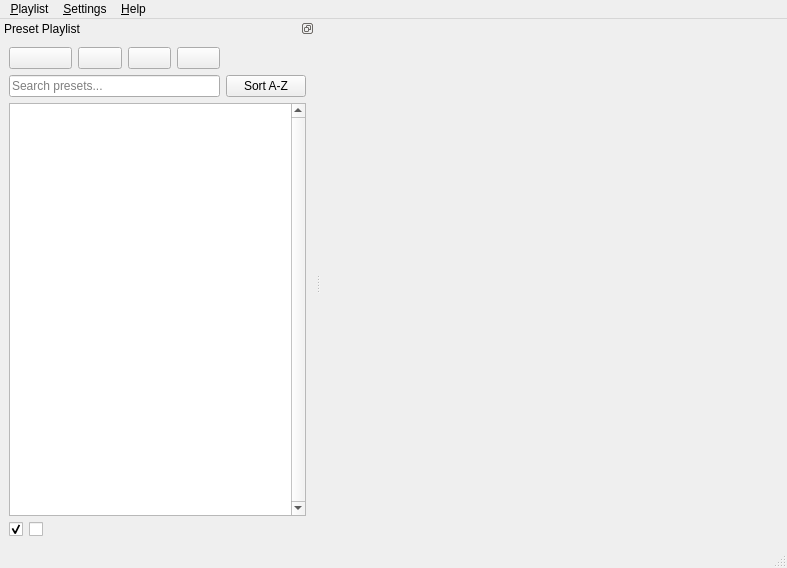
<?xml version="1.0" encoding="UTF-8"?>
<ui version="4.0">
 <class>QProjectM_MainWindow</class>
 <widget class="QMainWindow" name="QProjectM_MainWindow">
  <property name="geometry">
   <rect>
    <x>0</x>
    <y>0</y>
    <width>787</width>
    <height>568</height>
   </rect>
  </property>
  <property name="windowTitle">
   <string>projectM</string>
  </property>
  <property name="windowIcon">
   <iconset resource="application.qrc">
    <normaloff>:/images/icons/prjm16-transparent.svg</normaloff>:/images/icons/prjm16-transparent.svg</iconset>
  </property>
  <property name="whatsThis">
   <string/>
  </property>
  <widget class="QWidget" name="centralwidget">
   <property name="focusPolicy">
    <enum>Qt::ClickFocus</enum>
   </property>
  </widget>
  <widget class="QMenuBar" name="menuBar">
   <property name="geometry">
    <rect>
     <x>0</x>
     <y>0</y>
     <width>787</width>
     <height>26</height>
    </rect>
   </property>
   <widget class="QMenu" name="menuFile">
    <property name="title">
     <string>&amp;Playlist</string>
    </property>
    <addaction name="actionOpen_Play_List"/>
    <addaction name="actionAddPresets"/>
    <addaction name="separator"/>
    <addaction name="actionSave_play_list"/>
    <addaction name="actionSave_play_list_as"/>
    <addaction name="separator"/>
    <addaction name="actionExit"/>
   </widget>
   <widget class="QMenu" name="menuAbout">
    <property name="title">
     <string>&amp;Help</string>
    </property>
    <addaction name="actionAbout_projectM"/>
    <addaction name="actionAbout_Qt"/>
    <addaction name="actionHotkey_Reference"/>
   </widget>
   <widget class="QMenu" name="menuSettings">
    <property name="title">
     <string>&amp;Settings</string>
    </property>
    <addaction name="actionConfigure_projectM"/>
   </widget>
   <addaction name="menuFile"/>
   <addaction name="menuSettings"/>
   <addaction name="menuAbout"/>
  </widget>
  <widget class="QStatusBar" name="statusbar"/>
  <widget class="QDockWidget" name="presetPlayListDockWidget">
   <property name="sizePolicy">
    <sizepolicy hsizetype="Expanding" vsizetype="Expanding">
     <horstretch>0</horstretch>
     <verstretch>1</verstretch>
    </sizepolicy>
   </property>
   <property name="minimumSize">
    <size>
     <width>315</width>
     <height>111</height>
    </size>
   </property>
   <property name="baseSize">
    <size>
     <width>300</width>
     <height>0</height>
    </size>
   </property>
   <property name="whatsThis">
    <string>&lt;html&gt;&lt;head&gt;&lt;meta name=&quot;qrichtext&quot; content=&quot;1&quot; /&gt;&lt;style type=&quot;text/css&quot;&gt;
p, li { white-space: pre-wrap; }
&lt;/style&gt;&lt;/head&gt;&lt;body style=&quot; font-family:'Sans Serif'; font-size:9pt; font-weight:400; font-style:normal;&quot;&gt;
&lt;p style=&quot; margin-top:0px; margin-bottom:0px; margin-left:0px; margin-right:0px; -qt-block-indent:0; text-indent:0px;&quot;&gt;This dock panel provides a convenient interface to manage a list of presets for projectM to render. The behavior is very similar to a music player playlist.&lt;/p&gt;&lt;/body&gt;&lt;/html&gt;</string>
   </property>
   <property name="features">
    <set>QDockWidget::DockWidgetFloatable|QDockWidget::DockWidgetMovable</set>
   </property>
   <property name="windowTitle">
    <string comment="This is the preset playlist dock widget.">Preset Playlist</string>
   </property>
   <attribute name="dockWidgetArea">
    <number>1</number>
   </attribute>
   <widget class="QWidget" name="dockWidgetContents">
    <property name="sizePolicy">
     <sizepolicy hsizetype="Expanding" vsizetype="Expanding">
      <horstretch>1</horstretch>
      <verstretch>1</verstretch>
     </sizepolicy>
    </property>
    <layout class="QGridLayout">
     <item row="0" column="0" colspan="2">
      <widget class="QPushButton" name="presetOpenPushButton">
       <property name="sizePolicy">
        <sizepolicy hsizetype="MinimumExpanding" vsizetype="Fixed">
         <horstretch>0</horstretch>
         <verstretch>0</verstretch>
        </sizepolicy>
       </property>
       <property name="toolTip">
        <string>&lt;html&gt;&lt;head&gt;&lt;meta name=&quot;qrichtext&quot; content=&quot;1&quot; /&gt;&lt;style type=&quot;text/css&quot;&gt;
p, li { white-space: pre-wrap; }
&lt;/style&gt;&lt;/head&gt;&lt;body style=&quot; font-family:'Sans Serif'; font-size:9pt; font-weight:400; font-style:normal;&quot;&gt;
&lt;p style=&quot; margin-top:0px; margin-bottom:0px; margin-left:0px; margin-right:0px; -qt-block-indent:0; text-indent:0px;&quot;&gt;Click here to add presets to the current playlist.&lt;/p&gt;&lt;/body&gt;&lt;/html&gt;</string>
       </property>
       <property name="text">
        <string/>
       </property>
       <property name="icon">
        <iconset resource="application.qrc">
         <normaloff>:/images/icons/hi16-action-projectm_add_playlist.png</normaloff>:/images/icons/hi16-action-projectm_add_playlist.png</iconset>
       </property>
      </widget>
     </item>
     <item row="0" column="3">
      <widget class="QPushButton" name="presetSavePushButton">
       <property name="sizePolicy">
        <sizepolicy hsizetype="Expanding" vsizetype="Fixed">
         <horstretch>0</horstretch>
         <verstretch>0</verstretch>
        </sizepolicy>
       </property>
       <property name="toolTip">
        <string>&lt;html&gt;&lt;head&gt;&lt;meta name=&quot;qrichtext&quot; content=&quot;1&quot; /&gt;&lt;style type=&quot;text/css&quot;&gt;
p, li { white-space: pre-wrap; }
&lt;/style&gt;&lt;/head&gt;&lt;body style=&quot; font-family:'Sans Serif'; font-size:9pt; font-weight:400; font-style:normal;&quot;&gt;
&lt;p style=&quot; margin-top:0px; margin-bottom:0px; margin-left:0px; margin-right:0px; -qt-block-indent:0; text-indent:0px;&quot;&gt;Saves the currently loaded play list&lt;/p&gt;&lt;/body&gt;&lt;/html&gt;</string>
       </property>
       <property name="styleSheet">
        <string/>
       </property>
       <property name="text">
        <string/>
       </property>
       <property name="icon">
        <iconset resource="application.qrc">
         <normaloff>:/images/icons/hi16-action-projectm_save.png</normaloff>:/images/icons/hi16-action-projectm_save.png</iconset>
       </property>
      </widget>
     </item>
     <item row="0" column="4">
      <widget class="QPushButton" name="clearPresetList_PushButton">
       <property name="sizePolicy">
        <sizepolicy hsizetype="MinimumExpanding" vsizetype="Fixed">
         <horstretch>0</horstretch>
         <verstretch>0</verstretch>
        </sizepolicy>
       </property>
       <property name="toolTip">
        <string>&lt;html&gt;&lt;head&gt;&lt;meta name=&quot;qrichtext&quot; content=&quot;1&quot; /&gt;&lt;style type=&quot;text/css&quot;&gt;
p, li { white-space: pre-wrap; }
&lt;/style&gt;&lt;/head&gt;&lt;body style=&quot; font-family:'Sans Serif'; font-size:9pt; font-weight:400; font-style:normal;&quot;&gt;
&lt;p style=&quot; margin-top:0px; margin-bottom:0px; margin-left:0px; margin-right:0px; -qt-block-indent:0; text-indent:0px;&quot;&gt;Clears&lt;span style=&quot; font-style:italic;&quot;&gt; all &lt;/span&gt;presets&lt;span style=&quot; font-style:italic;&quot;&gt; &lt;/span&gt;in the playlist.&lt;/p&gt;&lt;/body&gt;&lt;/html&gt;</string>
       </property>
       <property name="text">
        <string/>
       </property>
       <property name="icon">
        <iconset resource="application.qrc">
         <normaloff>:/images/icons/hi16-action-projectm_playlist_clear.png</normaloff>:/images/icons/hi16-action-projectm_playlist_clear.png</iconset>
       </property>
      </widget>
     </item>
     <item row="1" column="0" colspan="5">
      <widget class="QLineEdit" name="presetSearchBarLineEdit">
       <property name="sizePolicy">
        <sizepolicy hsizetype="Expanding" vsizetype="Fixed">
         <horstretch>30</horstretch>
         <verstretch>0</verstretch>
        </sizepolicy>
       </property>
       <property name="placeholderText">
        <string>Search presets...</string>
       </property>
       <property name="clearButtonEnabled">
        <bool>true</bool>
       </property>
       <property name="statusTip">
        <string>Start typing in a filter to crop the play list.</string>
       </property>
       <property name="whatsThis">
        <string>&lt;html&gt;&lt;head&gt;&lt;meta name=&quot;qrichtext&quot; content=&quot;1&quot; /&gt;&lt;style type=&quot;text/css&quot;&gt;
p, li { white-space: pre-wrap; }
&lt;/style&gt;&lt;/head&gt;&lt;body style=&quot; font-family:'Sans Serif'; font-size:9pt; font-weight:400; font-style:normal;&quot;&gt;
&lt;p style=&quot; margin-top:0px; margin-bottom:0px; margin-left:0px; margin-right:0px; -qt-block-indent:0; text-indent:0px;&quot;&gt;Use this search bar to crop your preset play list. Only the presets that match your search criteria will be queued.&lt;/p&gt;&lt;/body&gt;&lt;/html&gt;</string>
       </property>
      </widget>
     </item>
     <item row="1" column="5">
      <widget class="QPushButton" name="sortPresetsPushButton">
       <property name="toolTip">
        <string>Sort the whole playlist by preset name. Click again to reverse the order.</string>
       </property>
       <property name="text">
        <string>Sort A-Z</string>
       </property>
      </widget>
     </item>
     <item row="2" column="0" colspan="6">
      <widget class="QPlaylistTableView" name="tableView">
       <property name="sizePolicy">
        <sizepolicy hsizetype="Expanding" vsizetype="Expanding">
         <horstretch>2</horstretch>
         <verstretch>4</verstretch>
        </sizepolicy>
       </property>
       <property name="minimumSize">
        <size>
         <width>5</width>
         <height>5</height>
        </size>
       </property>
       <property name="baseSize">
        <size>
         <width>200</width>
         <height>0</height>
        </size>
       </property>
       <property name="contextMenuPolicy">
        <enum>Qt::ActionsContextMenu</enum>
       </property>
       <property name="acceptDrops">
        <bool>true</bool>
       </property>
       <property name="statusTip">
        <string>Double click on a preset to render it, or drag presets to change the preset order.</string>
       </property>
       <property name="autoFillBackground">
        <bool>false</bool>
       </property>
       <property name="frameShape">
        <enum>QFrame::StyledPanel</enum>
       </property>
       <property name="frameShadow">
        <enum>QFrame::Sunken</enum>
       </property>
       <property name="verticalScrollBarPolicy">
        <enum>Qt::ScrollBarAlwaysOn</enum>
       </property>
       <property name="horizontalScrollBarPolicy">
        <enum>Qt::ScrollBarAlwaysOff</enum>
       </property>
       <property name="dragEnabled">
        <bool>true</bool>
       </property>
       <property name="dragDropOverwriteMode">
        <bool>false</bool>
       </property>
       <property name="dragDropMode">
        <enum>QAbstractItemView::DragDrop</enum>
       </property>
       <property name="alternatingRowColors">
        <bool>false</bool>
       </property>
       <property name="selectionMode">
        <enum>QAbstractItemView::ExtendedSelection</enum>
       </property>
       <property name="selectionBehavior">
        <enum>QAbstractItemView::SelectRows</enum>
       </property>
       <property name="showGrid">
        <bool>false</bool>
       </property>
       <property name="gridStyle">
        <enum>Qt::DashDotDotLine</enum>
       </property>
      </widget>
     </item>
     <item row="3" column="0">
      <widget class="QCheckBox" name="shuffleEnabledCheckBox">
       <property name="enabled">
        <bool>true</bool>
       </property>
       <property name="sizePolicy">
        <sizepolicy hsizetype="Fixed" vsizetype="Minimum">
         <horstretch>0</horstretch>
         <verstretch>0</verstretch>
        </sizepolicy>
       </property>
       <property name="cursor">
        <cursorShape>PointingHandCursor</cursorShape>
       </property>
       <property name="toolTip">
        <string>&lt;html&gt;&lt;head&gt;&lt;meta name=&quot;qrichtext&quot; content=&quot;1&quot; /&gt;&lt;style type=&quot;text/css&quot;&gt;
p, li { white-space: pre-wrap; }
&lt;/style&gt;&lt;/head&gt;&lt;body style=&quot; font-family:'Sans Serif'; font-size:9pt; font-weight:400; font-style:normal;&quot;&gt;
&lt;p style=&quot; margin-top:0px; margin-bottom:0px; margin-left:0px; margin-right:0px; -qt-block-indent:0; text-indent:0px;&quot;&gt;When the dice is activated, projectM will randomly select presets weighted by your rating preferences.&lt;/p&gt;&lt;/body&gt;&lt;/html&gt;</string>
       </property>
       <property name="statusTip">
        <string>Enable / Disable Shuffle Mode</string>
       </property>
       <property name="whatsThis">
        <string/>
       </property>
       <property name="styleSheet">
        <string>QCheckBox::indicator:checked {
image: url(:/images/icons/hi16-action-projectm_random.png);
}

QCheckBox::indicator:unchecked{
image: url(:/images/icons/hi16-action-projectm_random_no.png);
}</string>
       </property>
       <property name="text">
        <string/>
       </property>
       <property name="checked">
        <bool>true</bool>
       </property>
       <property name="autoRepeat">
        <bool>true</bool>
       </property>
      </widget>
     </item>
     <item row="3" column="1" colspan="5">
      <widget class="QCheckBox" name="lockPresetCheckBox">
       <property name="enabled">
        <bool>true</bool>
       </property>
       <property name="sizePolicy">
        <sizepolicy hsizetype="Expanding" vsizetype="Minimum">
         <horstretch>1</horstretch>
         <verstretch>0</verstretch>
        </sizepolicy>
       </property>
       <property name="cursor">
        <cursorShape>PointingHandCursor</cursorShape>
       </property>
       <property name="toolTip">
        <string>&lt;html&gt;&lt;head&gt;&lt;meta name=&quot;qrichtext&quot; content=&quot;1&quot; /&gt;&lt;style type=&quot;text/css&quot;&gt;
p, li { white-space: pre-wrap; }
&lt;/style&gt;&lt;/head&gt;&lt;body style=&quot; font-family:'Sans Serif'; font-size:9pt; font-weight:400; font-style:normal;&quot;&gt;
&lt;p style=&quot; margin-top:0px; margin-bottom:0px; margin-left:0px; margin-right:0px; -qt-block-indent:0; text-indent:0px;&quot;&gt;When the locked icon is shown, projectM will not automatically switch to another preset.&lt;/p&gt;&lt;/body&gt;&lt;/html&gt;</string>
       </property>
       <property name="statusTip">
        <string>Lock / Unlock the selected preset</string>
       </property>
       <property name="whatsThis">
        <string/>
       </property>
       <property name="styleSheet">
        <string>QCheckBox::indicator:checked {image: url(:/images/icons/hi16-action-projectm_lock.png);
}

QCheckBox::indicator:unchecked{
image: url(:/images/icons/hi16-action-projectm_unlock.png);
}</string>
       </property>
       <property name="text">
        <string/>
       </property>
       <property name="checked">
        <bool>false</bool>
       </property>
       <property name="autoRepeat">
        <bool>true</bool>
       </property>
      </widget>
     </item>
     <item row="0" column="2">
      <widget class="QPushButton" name="loadPlaylistPushButton">
       <property name="sizePolicy">
        <sizepolicy hsizetype="MinimumExpanding" vsizetype="Fixed">
         <horstretch>0</horstretch>
         <verstretch>0</verstretch>
        </sizepolicy>
       </property>
       <property name="toolTip">
        <string>&lt;!DOCTYPE HTML PUBLIC &quot;-//W3C//DTD HTML 4.0//EN&quot; &quot;http://www.w3.org/TR/REC-html40/strict.dtd&quot;&gt;
&lt;html&gt;&lt;head&gt;&lt;meta name=&quot;qrichtext&quot; content=&quot;1&quot; /&gt;&lt;style type=&quot;text/css&quot;&gt;
p, li { white-space: pre-wrap; }
&lt;/style&gt;&lt;/head&gt;&lt;body style=&quot; font-family:'Sans'; font-size:10pt; font-weight:400; font-style:normal;&quot;&gt;
&lt;p style=&quot; margin-top:0px; margin-bottom:0px; margin-left:0px; margin-right:0px; -qt-block-indent:0; text-indent:0px;&quot;&gt;&lt;span style=&quot; font-family:'Sans Serif'; font-size:9pt;&quot;&gt;Open the file browser to load a playlist.&lt;/span&gt;&lt;/p&gt;&lt;/body&gt;&lt;/html&gt;</string>
       </property>
       <property name="text">
        <string/>
       </property>
       <property name="icon">
        <iconset resource="application.qrc">
         <normaloff>:/images/icons/hi16-action-projectm_edit.png</normaloff>:/images/icons/hi16-action-projectm_edit.png</iconset>
       </property>
      </widget>
     </item>
    </layout>
   </widget>
  </widget>
  <action name="actionAddPresets">
   <property name="icon">
    <iconset resource="application.qrc">
     <normaloff>:/images/icons/hi16-action-projectm_add_playlist.png</normaloff>:/images/icons/hi16-action-projectm_add_playlist.png</iconset>
   </property>
   <property name="text">
    <string>&amp;Add Presets...</string>
   </property>
  </action>
  <action name="actionAbout_projectM">
   <property name="text">
    <string>About projectM</string>
   </property>
  </action>
  <action name="actionAbout_Qt">
   <property name="text">
    <string>About Qt</string>
   </property>
  </action>
  <action name="actionExit">
   <property name="text">
    <string>&amp;Quit</string>
   </property>
  </action>
  <action name="actionSave_play_list">
   <property name="icon">
    <iconset resource="application.qrc">
     <normaloff>:/images/icons/hi16-action-projectm_save.png</normaloff>:/images/icons/hi16-action-projectm_save.png</iconset>
   </property>
   <property name="text">
    <string>&amp;Save Playlist</string>
   </property>
  </action>
  <action name="actionSave_play_list_as">
   <property name="text">
    <string>Save Playlist &amp;As...</string>
   </property>
  </action>
  <action name="actionConfigure_projectM">
   <property name="text">
    <string>Configure projectM...</string>
   </property>
  </action>
  <action name="actionOpen_Play_List">
   <property name="text">
    <string>&amp;Open Playlist...</string>
   </property>
  </action>
  <action name="actionLockPreset">
   <property name="icon">
    <iconset resource="application.qrc">
     <normaloff>:/images/icons/hi16-action-projectm_lock.png</normaloff>:/images/icons/hi16-action-projectm_lock.png</iconset>
   </property>
   <property name="text">
    <string>Lock Active Preset</string>
   </property>
  </action>
  <action name="actionHotkey_Reference">
   <property name="text">
    <string>Hotkey reference</string>
   </property>
  </action>
  <action name="actionEdit_this_preset">
   <property name="icon">
    <iconset resource="application.qrc">
     <normaloff>:/images/icons/hi16-action-projectm_edit.png</normaloff>:/images/icons/hi16-action-projectm_edit.png</iconset>
   </property>
   <property name="text">
    <string>Edit preset</string>
   </property>
  </action>
  <action name="actionRemove_selection">
   <property name="icon">
    <iconset resource="application.qrc">
     <normaloff>:/images/icons/hi16-action-projectm_remove.png</normaloff>:/images/icons/hi16-action-projectm_remove.png</iconset>
   </property>
   <property name="text">
    <string>Remove selection</string>
   </property>
  </action>
  <action name="actionInsert_presets">
   <property name="icon">
    <iconset resource="application.qrc">
     <normaloff>:/images/icons/hi16-action-projectm_add_playlist.png</normaloff>:/images/icons/hi16-action-projectm_add_playlist.png</iconset>
   </property>
   <property name="text">
    <string>Insert presets...</string>
   </property>
  </action>
  <action name="actionHard_cut_to_this_preset">
   <property name="text">
    <string>Hard cut to this preset</string>
   </property>
   <property name="toolTip">
    <string>Switches to this preset immediately.</string>
   </property>
  </action>
  <action name="actionSoft_cut_to_this_preset">
   <property name="text">
    <string>Soft cut to this preset</string>
   </property>
   <property name="toolTip">
    <string>Executes a smooth transition to this preset from the current prese.t</string>
   </property>
  </action>
 </widget>
 <customwidgets>
  <customwidget>
   <class>QPlaylistTableView</class>
   <extends>QTableView</extends>
   <header>qplaylisttableview.hpp</header>
  </customwidget>
 </customwidgets>
 <resources>
  <include location="application.qrc"/>
 </resources>
 <connections>
  <connection>
   <sender>presetOpenPushButton</sender>
   <signal>clicked()</signal>
   <receiver>actionAddPresets</receiver>
   <slot>trigger()</slot>
   <hints>
    <hint type="sourcelabel">
     <x>221</x>
     <y>66</y>
    </hint>
    <hint type="destinationlabel">
     <x>-1</x>
     <y>-1</y>
    </hint>
   </hints>
  </connection>
  <connection>
   <sender>presetSavePushButton</sender>
   <signal>clicked()</signal>
   <receiver>actionSave_play_list</receiver>
   <slot>trigger()</slot>
   <hints>
    <hint type="sourcelabel">
     <x>52</x>
     <y>66</y>
    </hint>
    <hint type="destinationlabel">
     <x>-1</x>
     <y>-1</y>
    </hint>
   </hints>
  </connection>
  <connection>
   <sender>loadPlaylistPushButton</sender>
   <signal>clicked()</signal>
   <receiver>actionOpen_Play_List</receiver>
   <slot>trigger()</slot>
   <hints>
    <hint type="sourcelabel">
     <x>83</x>
     <y>76</y>
    </hint>
    <hint type="destinationlabel">
     <x>-1</x>
     <y>-1</y>
    </hint>
   </hints>
  </connection>
 </connections>
</ui>
